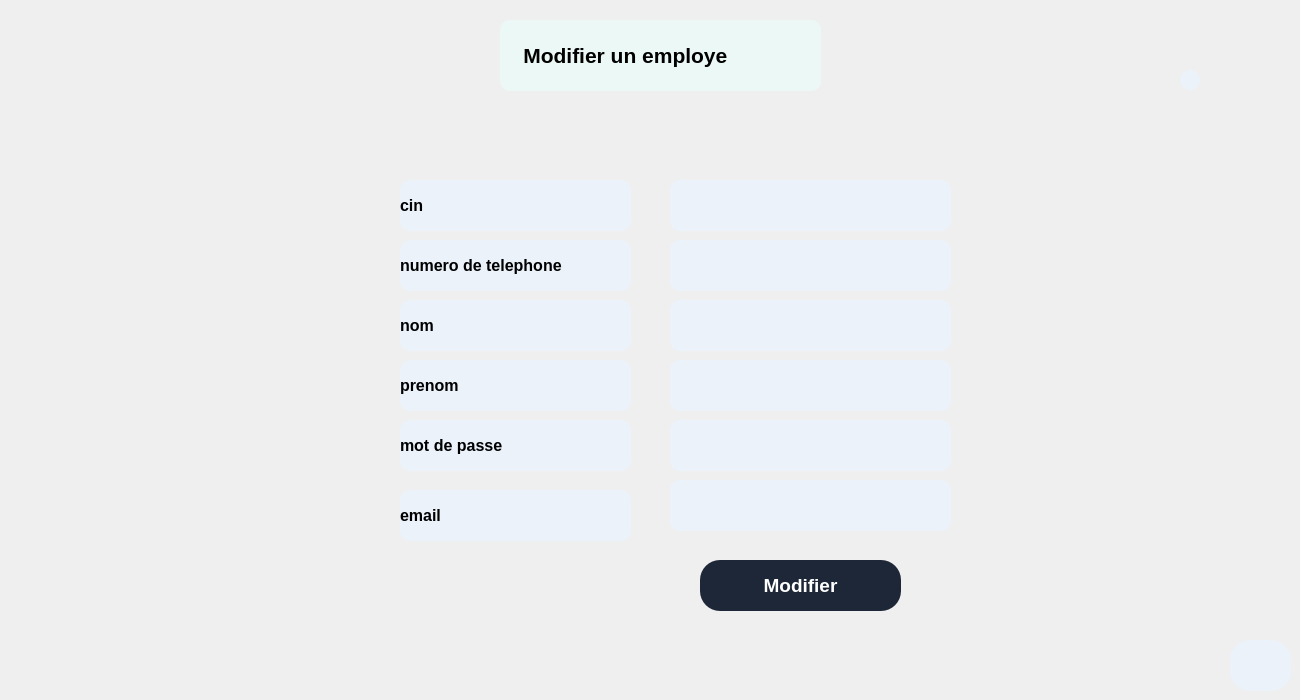
       <widget class="QWidget" name="modifierIrrigationPage_2">
        <widget class="QLabel" name="label_34">
         <property name="geometry">
          <rect>
           <x>500</x>
           <y>20</y>
           <width>321</width>
           <height>71</height>
          </rect>
         </property>
         <property name="font">
          <font>
           <pointsize>16</pointsize>
           <weight>75</weight>
           <bold>true</bold>
          </font>
         </property>
         <property name="styleSheet">
          <string notr="true">QLabel{
background: #ecf8f6;
color: black;
border-radius: 10px;
}</string>
         </property>
         <property name="text">
          <string>    Modifier un employe</string>
         </property>
        </widget>
        <widget class="QPushButton" name="backMenuIrr_9">
         <property name="geometry">
          <rect>
           <x>1230</x>
           <y>640</y>
           <width>61</width>
           <height>51</height>
          </rect>
         </property>
         <property name="font">
          <font>
           <pointsize>14</pointsize>
           <weight>75</weight>
           <bold>true</bold>
          </font>
         </property>
         <property name="styleSheet">
          <string notr="true">QPushButton{
background: #EBF2FA;
color: black;
border-radius: 20px;
}  
QPushButton:hover
{
color: white;
background: #0FAC71;
} </string>
         </property>
         <property name="text">
          <string/>
         </property>
         <property name="icon">
          <iconset resource="icon.qrc">
           <normaloff>:/icons/icon/log-out.svg</normaloff>:/icons/icon/log-out.svg</iconset>
         </property>
         <property name="iconSize">
          <size>
           <width>30</width>
           <height>30</height>
          </size>
         </property>
        </widget>
        <widget class="QLineEdit" name="idfacLE_2">
         <property name="geometry">
          <rect>
           <x>1180</x>
           <y>70</y>
           <width>20</width>
           <height>20</height>
          </rect>
         </property>
         <property name="font">
          <font>
           <pointsize>10</pointsize>
          </font>
         </property>
         <property name="styleSheet">
          <string notr="true">QLineEdit{
background: #EBF2FA;
color: black;
border-radius: 10px;
}</string>
         </property>
        </widget>
        <widget class="QLabel" name="label_50">
         <property name="geometry">
          <rect>
           <x>400</x>
           <y>360</y>
           <width>231</width>
           <height>51</height>
          </rect>
         </property>
         <property name="font">
          <font>
           <pointsize>12</pointsize>
           <weight>75</weight>
           <bold>true</bold>
          </font>
         </property>
         <property name="styleSheet">
          <string notr="true">QLabel{
background: #EBF2FA;
color: black;
border-radius: 10px;
}</string>
         </property>
         <property name="text">
          <string>prenom</string>
         </property>
        </widget>
        <widget class="QLabel" name="label_51">
         <property name="geometry">
          <rect>
           <x>400</x>
           <y>300</y>
           <width>231</width>
           <height>51</height>
          </rect>
         </property>
         <property name="font">
          <font>
           <pointsize>12</pointsize>
           <weight>75</weight>
           <bold>true</bold>
          </font>
         </property>
         <property name="styleSheet">
          <string notr="true">QLabel{
background: #EBF2FA;
color: black;
border-radius: 10px;
}</string>
         </property>
         <property name="text">
          <string>nom</string>
         </property>
        </widget>
        <widget class="QPushButton" name="modifierBtn">
         <property name="geometry">
          <rect>
           <x>700</x>
           <y>560</y>
           <width>201</width>
           <height>51</height>
          </rect>
         </property>
         <property name="font">
          <font>
           <pointsize>14</pointsize>
           <weight>75</weight>
           <bold>true</bold>
          </font>
         </property>
         <property name="styleSheet">
          <string notr="true">QPushButton{
background: #1E2737;
color: white;
border-radius: 20px;
}  
QPushButton:hover
{
color: white;
background: #0FAC71;
}  </string>
         </property>
         <property name="text">
          <string>Modifier</string>
         </property>
        </widget>
        <widget class="QLineEdit" name="lineEdit_16">
         <property name="geometry">
          <rect>
           <x>670</x>
           <y>240</y>
           <width>281</width>
           <height>51</height>
          </rect>
         </property>
         <property name="font">
          <font>
           <pointsize>10</pointsize>
          </font>
         </property>
         <property name="styleSheet">
          <string notr="true">QLineEdit{
background: #EBF2FA;
color: black;
border-radius: 10px;
}</string>
         </property>
        </widget>
        <widget class="QLineEdit" name="lineEdit_17">
         <property name="geometry">
          <rect>
           <x>670</x>
           <y>420</y>
           <width>281</width>
           <height>51</height>
          </rect>
         </property>
         <property name="font">
          <font>
           <pointsize>10</pointsize>
          </font>
         </property>
         <property name="styleSheet">
          <string notr="true">QLineEdit{
background: #EBF2FA;
color: black;
border-radius: 10px;
}</string>
         </property>
        </widget>
        <widget class="QLineEdit" name="lineEdit_18">
         <property name="geometry">
          <rect>
           <x>670</x>
           <y>300</y>
           <width>281</width>
           <height>51</height>
          </rect>
         </property>
         <property name="font">
          <font>
           <pointsize>10</pointsize>
          </font>
         </property>
         <property name="styleSheet">
          <string notr="true">QLineEdit{
background: #EBF2FA;
color: black;
border-radius: 10px;
}</string>
         </property>
        </widget>
        <widget class="QLineEdit" name="lineEdit_19">
         <property name="geometry">
          <rect>
           <x>670</x>
           <y>360</y>
           <width>281</width>
           <height>51</height>
          </rect>
         </property>
         <property name="font">
          <font>
           <pointsize>10</pointsize>
          </font>
         </property>
         <property name="styleSheet">
          <string notr="true">QLineEdit{
background: #EBF2FA;
color: black;
border-radius: 10px;
}</string>
         </property>
        </widget>
        <widget class="QLineEdit" name="lineEdit_20">
         <property name="geometry">
          <rect>
           <x>670</x>
           <y>180</y>
           <width>281</width>
           <height>51</height>
          </rect>
         </property>
         <property name="font">
          <font>
           <pointsize>10</pointsize>
          </font>
         </property>
         <property name="styleSheet">
          <string notr="true">QLineEdit{
background: #EBF2FA;
color: black;
border-radius: 10px;
}</string>
         </property>
        </widget>
        <widget class="QLabel" name="label_52">
         <property name="geometry">
          <rect>
           <x>400</x>
           <y>240</y>
           <width>231</width>
           <height>51</height>
          </rect>
         </property>
         <property name="font">
          <font>
           <pointsize>12</pointsize>
           <weight>75</weight>
           <bold>true</bold>
          </font>
         </property>
         <property name="styleSheet">
          <string notr="true">QLabel{
background: #EBF2FA;
color: black;
border-radius: 10px;
}</string>
         </property>
         <property name="text">
          <string>numero de telephone</string>
         </property>
        </widget>
        <widget class="QLabel" name="label_53">
         <property name="geometry">
          <rect>
           <x>400</x>
           <y>420</y>
           <width>231</width>
           <height>51</height>
          </rect>
         </property>
         <property name="font">
          <font>
           <pointsize>12</pointsize>
           <weight>75</weight>
           <bold>true</bold>
          </font>
         </property>
         <property name="styleSheet">
          <string notr="true">QLabel{
background: #EBF2FA;
color: black;
border-radius: 10px;
}</string>
         </property>
         <property name="text">
          <string>mot de passe</string>
         </property>
        </widget>
        <widget class="QLabel" name="label_54">
         <property name="geometry">
          <rect>
           <x>400</x>
           <y>180</y>
           <width>231</width>
           <height>51</height>
          </rect>
         </property>
         <property name="font">
          <font>
           <pointsize>12</pointsize>
           <weight>75</weight>
           <bold>true</bold>
          </font>
         </property>
         <property name="styleSheet">
          <string notr="true">QLabel{
background: #EBF2FA;
color: black;
border-radius: 10px;
}</string>
         </property>
         <property name="text">
          <string>cin</string>
         </property>
        </widget>
        <widget class="QLabel" name="label_55">
         <property name="geometry">
          <rect>
           <x>400</x>
           <y>490</y>
           <width>231</width>
           <height>51</height>
          </rect>
         </property>
         <property name="font">
          <font>
           <pointsize>12</pointsize>
           <weight>75</weight>
           <bold>true</bold>
          </font>
         </property>
         <property name="styleSheet">
          <string notr="true">QLabel{
background: #EBF2FA;
color: black;
border-radius: 10px;
}</string>
         </property>
         <property name="text">
          <string>email</string>
         </property>
        </widget>
        <widget class="QLineEdit" name="lineEdit_32">
         <property name="geometry">
          <rect>
           <x>670</x>
           <y>480</y>
           <width>281</width>
           <height>51</height>
          </rect>
         </property>
         <property name="font">
          <font>
           <pointsize>10</pointsize>
          </font>
         </property>
         <property name="styleSheet">
          <string notr="true">QLineEdit{
background: #EBF2FA;
color: black;
border-radius: 10px;
}</string>
         </property>
        </widget>
       </widget>
